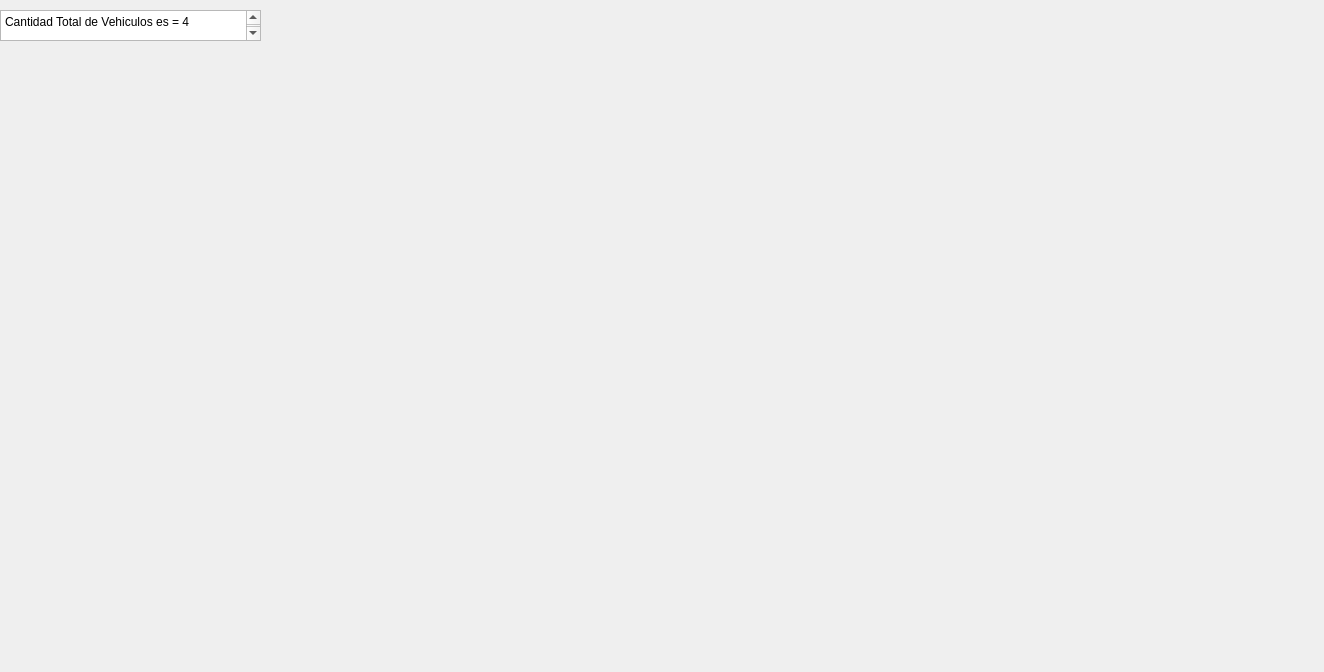
<?xml version="1.0" encoding="UTF-8"?>
<ui version="4.0">
 <class>Form</class>
 <widget class="QWidget" name="Form">
  <property name="geometry">
   <rect>
    <x>0</x>
    <y>0</y>
    <width>1324</width>
    <height>672</height>
   </rect>
  </property>
  <property name="windowTitle">
   <string>Form</string>
  </property>
  <widget class="QPlainTextEdit" name="plainTextEdit">
   <property name="geometry">
    <rect>
     <x>0</x>
     <y>10</y>
     <width>261</width>
     <height>31</height>
    </rect>
   </property>
   <property name="plainText">
    <string>Cantidad Total de Vehiculos es = 4
</string>
   </property>
  </widget>
 </widget>
 <resources/>
 <connections/>
</ui>
